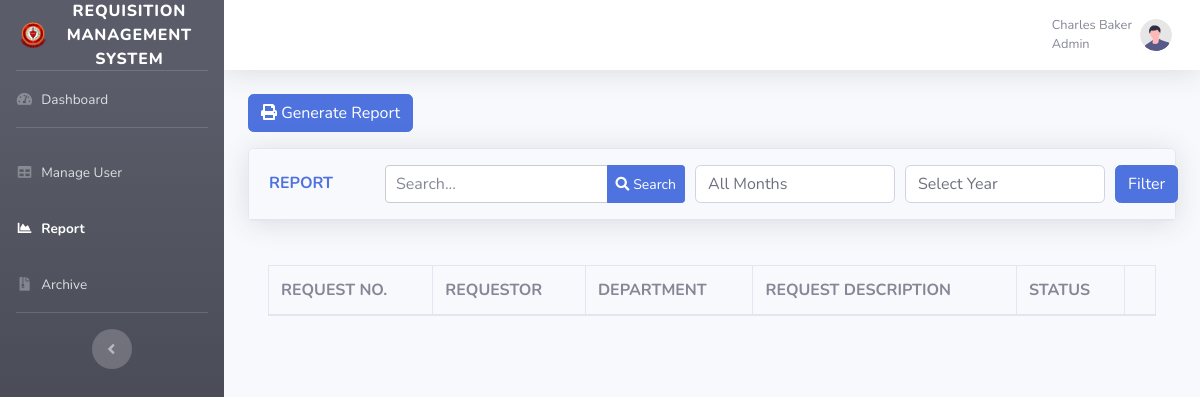
The app's page /RMS/admin-report.php (signed in), older data.
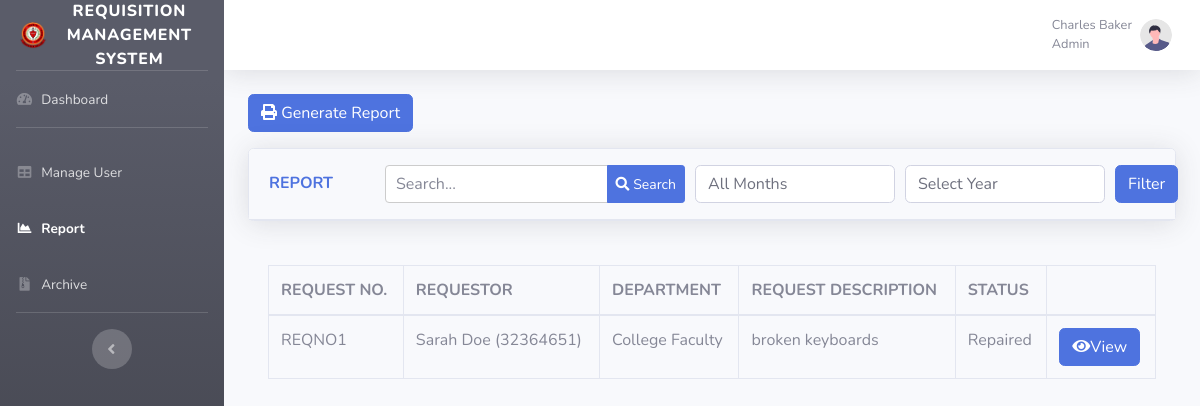
The same page, newer data.
### tables this page shows
CREATE TABLE `requests` (
  `Requisition_No` varchar(11) NOT NULL,
  `User_Name` varchar(50) NOT NULL,
  `User_ID` varchar(50) NOT NULL,
  `Department` varchar(50) NOT NULL,
  `Date_Requested` date NOT NULL,
  `Date_Needed` date NOT NULL,
  `Request_Type` varchar(50) NOT NULL,
  `Product/Service` varchar(50) NOT NULL,
  `Quantity` int(50) NOT NULL,
  `Description` mediumtext NOT NULL,
  `Additional_Notes` mediumtext NOT NULL,
  `Noted_By` varchar(50) NOT NULL,
  `Noted_By_Budget` varchar(50) NOT NULL,
  `Approved_By` varchar(50) NOT NULL,
  `Status` varchar(50) NOT NULL,
  `Forward_To` varchar(50) NOT NULL,
  `Active` varchar(11) NOT NULL
);

### RMS/admin-report.php (the view, shortened to what the changed rows need)
<?php
include('database/php/conn.php');
$curr_date = date('Y-m-d');
$curr_date_ex = explode(' ',$curr_date);
$curr_date_s = "$curr_date_ex[0]";
$curr_year = date("Y", strtotime($curr_date_s));
$year = '';
$first_date = date(''.$curr_year.'-01-01', strtotime(''.$year.'-01-01'));
$last_date = date(''.$curr_year.'-12-t', strtotime(''.$year.'-12-31'));
$reportlist = '';
$reportmodal = '';
$getreport = mysqli_query($conn, "SELECT * FROM `requests` WHERE `Date_Requested` BETWEEN '$first_date' AND '$last_date'");
while($reports = mysqli_fetch_assoc($getreport))
{
	$req_no = $reports['Requisition_No'];
	$req_date_x = $reports['Date_Requested'];
	$req_date = date("m/d/Y", strtotime($req_date_x));
	$req_need_x = $reports['Date_Needed'];
	$req_need = date("m/d/Y", strtotime($req_need_x));
	$req_name = $reports['User_Name'];
	$req_id = $reports['User_ID'];
	$req_desc = $reports['Description'];
	$req_type = $reports['Request_Type'];
	$service = $reports['Product/Service'];
	$req_dept = $reports['Department'];
	$req_status = $reports['Status'];
	$req_notes = $reports['Additional_Notes'];
	$reportlist .= '
	<tr>
	<td>'.$req_no.'</td>
	<td>'.$req_name.' ('.$req_id.')</td>
	<td>'.$req_dept.'</td>
	<td>'.$req_desc.'</td>
	<td>'.$req_status.'</td>
	<td>
	<button class="btn btn-primary" data-toggle="modal" data-target="#viewModal'.$req_no.'"><i class="fas fa-eye"></i>View</button>
	</td>
	</tr>
	';
	$reportmodal .='
		<div class="modal fade" id="viewModal'.$req_no.'" tabindex="-1" role="dialog" aria-labelledby="viewModalLabel" aria-hidden="true">
			<div class="modal-dialog modal-lg" role="document">
				<div class="modal-content">
					<div class="modal-header">
						<h5 class="modal-title" id="viewModalLabel">View Request Details</h5>
						<button class="close" type="button" data-dismiss="modal" aria-label="Close">
							<span aria-hidden="true">&times;</span>
						</button>
					</div>
					<div class="modal-body">
						<p>Request Number: '.$req_no.'</p>
						<p>Date: '.$req_date.'</p>
						<p>Date Needed: '.$req_need.'</p>
						<p>Requestor: '.$req_name.' ('.$req_id.')</p>
						<p>Department: '.$req_dept.'</p>
						<p>Request: '.$req_type.' ('.$service.')</p>
						<p>Description: '.$req_desc.'</p>
						<p>Notes: '.$req_notes.'</p>
						<p>Status: '.$req_status.'</p>
					</div>
					</div>
				</div>
			</div>
		</div>
	';
}
?>
<!DOCTYPE html>
<html lang="en">
<head>
    <link href="vendor/fontawesome-free/css/all.min.css" rel="stylesheet" type="text/css">
    <link href="css/admin-dash-2.min.css" rel="stylesheet">
</head>
<body id="page-top">
    <div id="wrapper">
        <div id="content-wrapper" class="d-flex flex-column">
            <div id="content">
                <div class="container-fluid">
        <div class="card-body">
            <div class="table-responsive">
                <table class="table table-bordered" id="dataTable" width="100%" cellspacing="0">
                    <thead>
                        <tr>
                            <th>REQUEST NO.</th>
                            <th>REQUESTOR</th>
                            <th>DEPARTMENT</th>
                            <th>REQUEST DESCRIPTION</th>
                            <th>STATUS</th>
                            <th></th>
                        </tr>
                    </thead>
						<tbody>
							<?php echo $reportlist; ?>
						</tbody>
					</table>
				</div>
			</div>
		</div>
</div>
    </div>
    <?php echo $reportmodal; ?>
</html>

Row changes from the older to the newer data that the page shows:
added requests: Requisition_No "REQNO1", User_Name "Sarah Doe", User_ID "32364651", Department "College Faculty", Description "broken keyboards", Status "Repaired"
Text that changed along with them:
text now shown: "( ) View"
